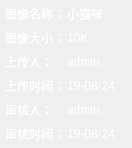
<?xml version="1.0" encoding="UTF-8"?>
<ui version="4.0">
 <class>ImageViewerAttributes</class>
 <widget class="QWidget" name="ImageViewerAttributes">
  <property name="geometry">
   <rect>
    <x>0</x>
    <y>0</y>
    <width>132</width>
    <height>142</height>
   </rect>
  </property>
  <property name="windowTitle">
   <string>Form</string>
  </property>
  <property name="styleSheet">
   <string notr="true">QLabel {
	font: 8pt &quot;微软雅黑&quot;;
	color: white
}</string>
  </property>
  <layout class="QGridLayout" name="gridLayout">
   <property name="leftMargin">
    <number>5</number>
   </property>
   <property name="topMargin">
    <number>5</number>
   </property>
   <property name="rightMargin">
    <number>5</number>
   </property>
   <property name="bottomMargin">
    <number>5</number>
   </property>
   <property name="horizontalSpacing">
    <number>2</number>
   </property>
   <item row="0" column="0">
    <widget class="QLabel" name="label_6">
     <property name="text">
      <string>图像名称：</string>
     </property>
    </widget>
   </item>
   <item row="1" column="1">
    <widget class="QLabel" name="imageSizeLabel">
     <property name="text">
      <string>10K</string>
     </property>
    </widget>
   </item>
   <item row="0" column="1">
    <widget class="QLabel" name="imageNameLabel">
     <property name="text">
      <string>小猫咪</string>
     </property>
    </widget>
   </item>
   <item row="1" column="0">
    <widget class="QLabel" name="label">
     <property name="text">
      <string>图像大小：</string>
     </property>
    </widget>
   </item>
   <item row="3" column="1">
    <widget class="QLabel" name="uploadTimeLabel">
     <property name="text">
      <string>19-08-24</string>
     </property>
    </widget>
   </item>
   <item row="3" column="0">
    <widget class="QLabel" name="label_2">
     <property name="text">
      <string>上传时间：</string>
     </property>
    </widget>
   </item>
   <item row="5" column="0">
    <widget class="QLabel" name="label_4">
     <property name="text">
      <string>审核时间：</string>
     </property>
    </widget>
   </item>
   <item row="5" column="1">
    <widget class="QLabel" name="AuditTimeLabel">
     <property name="text">
      <string>19-08-24</string>
     </property>
    </widget>
   </item>
   <item row="2" column="0">
    <widget class="QLabel" name="label_3">
     <property name="text">
      <string>上传人：</string>
     </property>
    </widget>
   </item>
   <item row="2" column="1">
    <widget class="QLabel" name="uploaderLabel">
     <property name="text">
      <string>admin</string>
     </property>
    </widget>
   </item>
   <item row="4" column="0">
    <widget class="QLabel" name="label_5">
     <property name="text">
      <string>审核人：</string>
     </property>
    </widget>
   </item>
   <item row="4" column="1">
    <widget class="QLabel" name="AuditorLabel">
     <property name="text">
      <string>admin</string>
     </property>
    </widget>
   </item>
  </layout>
 </widget>
 <resources/>
 <connections/>
</ui>
